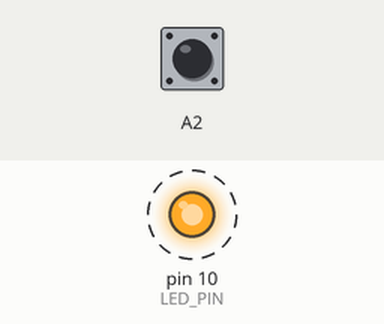
A sketch run on a simulated Arduino Uno, built with avr-gcc and run on an emulated ATmega328P. Shown: output pins drawn as LEDs (lit = HIGH). Dashed ring = blinking. The test bench sets the inputs (shaded band); at power-on: A2 HIGH.

Above: at 0.5 s.
Timing chart, 0 to 4.6 s (numbered marks = the images above):
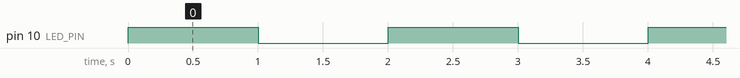

Measured:
- by itself, pin 10 (LED_PIN): alternates HIGH for 1.0 s and LOW for 1.0 s

The sketch:

ex1.ino
```cpp
//EXERCÍCIO 01, 1

//piscar a cada segundo, e parar com o LED aceso se o usuário pressionar o botão

//por algum motivo, no meu arduíno HIGH deixa o LED apagado, LOW deixa o LED aceso,
// e !digitalRead(A2) significa que o botão A2 foi apertado

#define LED_PIN 10

void setup ()
{
  // Enable pin 13 for digital output
  pinMode(LED_PIN, OUTPUT);

  pinMode(5, INPUT);
  pinMode(A2, INPUT_PULLUP);
}

void loop()
{
  // Turn on the LED
  digitalWrite(LED_PIN, HIGH);
  // Wait one second (1000 milliseconds)
  delay(1000);
  // Turn off the LED
  digitalWrite(LED_PIN, LOW);
  // Wait one second
  delay(1000);

  int but = digitalRead(A2);

  if(!but)
  {
    digitalWrite(LED_PIN, LOW);
    while(1);
  }

}
```
